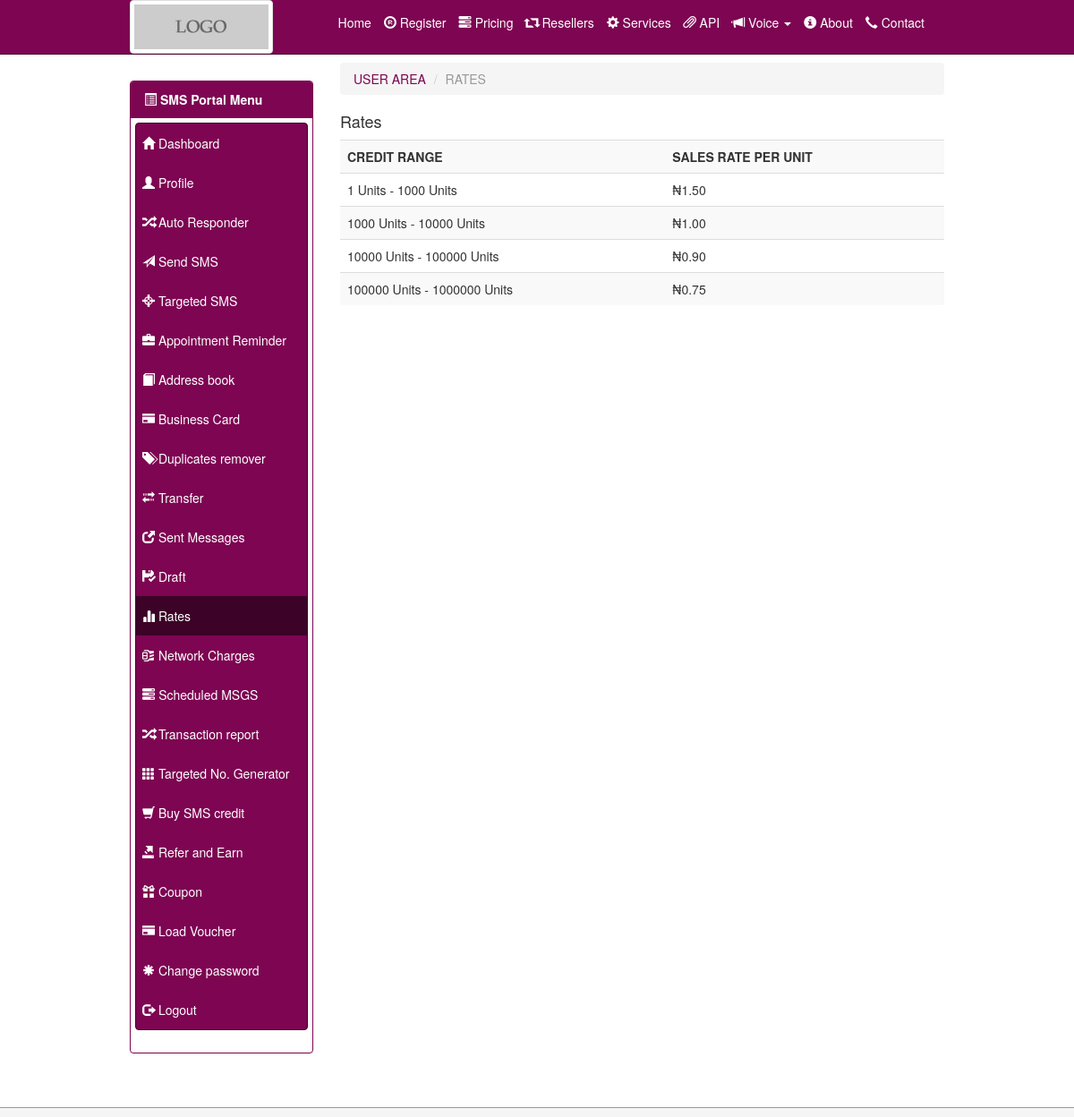
Page /users/rates.php on the committed database.
### tables this page shows
CREATE TABLE IF NOT EXISTS `rate` (
  `id` bigint(20) NOT NULL AUTO_INCREMENT,
  `lower` bigint(20) NOT NULL,
  `upper` bigint(20) NOT NULL,
  `cost` decimal(3,2) NOT NULL,
  PRIMARY KEY (`id`)
);

### functions/connection.php (called while the page is built, shortened)
<?php
if($page != 'setup')
{
$con_num = mysql_query("select tell, sid, surl, sname, email, description, style from info where id = 1");
$con_num_row = mysql_fetch_row($con_num);
$cstyle = $con_num_row[6];
}
?>

### objects/query.php (called while the page is built, shortened)
<?php
class select extends forms{
var $query;
function pick($table, $columns, $where, $where_val, $limit, $type, $order, $group, $symbol, $comparison)
{
	if($where == '')
	{
		if($group == '')
		{
		if($order == '')
		{
		if($limit == '')
		{
	$this->query = mysql_query("select $columns from $table");
		}
		else
		{
	$this->query = mysql_query("select $columns from $table limit $limit");
		}
		}
		else
		{
			if($limit == '')
		{
	$this->query = mysql_query("select $columns from $table order by $order");
		}
		else
		{
	$this->query = mysql_query("select $columns from $table order by $order limit $limit");
		}
		}
		}
	}
	if($this->query)
	{
	$this->count = mysql_num_rows($this->query);
	}
}
}
?>

### users/rates.php (the view, shortened to what this page needs)
<?php
$page = 'arates';
include('../functions/connection.php');
include('../objects/query.php');
?>
<!DOCTYPE html>
<html lang="en">
  <head>
    <link href="../dist/css/<?php echo $cstyle;?>" rel="stylesheet">
    <link href="../css/starter-template.css" rel="stylesheet">
    <link href="../css/sticky-footer-navbar.css" rel="stylesheet">
  </head>
  <body>
    <div class="container">
    <?php
	include('../body/head.php');
	?>
    <div class="row">
  <?php
  include('../body/sidex.php');
  ?>
  <div class="col-md-9">
  <ol class="breadcrumb">
  <li><a href="index.php">USER AREA</a></li>
  <li class="active">RATES</li>
</ol>
 <h4>Rates</h4>
  <?php
	$rsel = new select();
	$rsel->pick('rate', 'lower, upper, cost, id', '', '', '', 'record', 'cost desc', '', '', '');
	if($rsel->count > 0)
	{
	?>
  <div class="table-responsive">
<table class="table table-striped">
<tr>
<th>CREDIT RANGE</th>
<th>SALES RATE PER UNIT</th>
</tr>
<?php
	while($rrow = mysql_fetch_row($rsel->query))
	{
?>
<tr>
<td><?php echo $rrow[0];?> Units - <?php echo $rrow[1];?> Units</td>
<td>₦<?php echo $rrow[2];?></td>
</tr>
<?php
	}
}
else
{
	echo "<div class='alert alert-danger'>".error(4)."</div>";
}
?>
</table>
</div>
  </div>
  </div>
    </div>
    <?php
	include('../body/foot.php');
	?>
  </body>
</html>

### css/starter-template.css (style rules this page uses)
body { padding-top: 70px; }

### css/sticky-footer-navbar.css (style rules this page uses)
html, body { height: 100%; }

### rows in the picture
rate: lower "1", upper "1000", cost "1.50"
rate: lower "1000", upper "10000", cost "1.00"
rate: lower "10000", upper "100000", cost "0.90"
rate: lower "100000", upper "1000000", cost "0.75"
